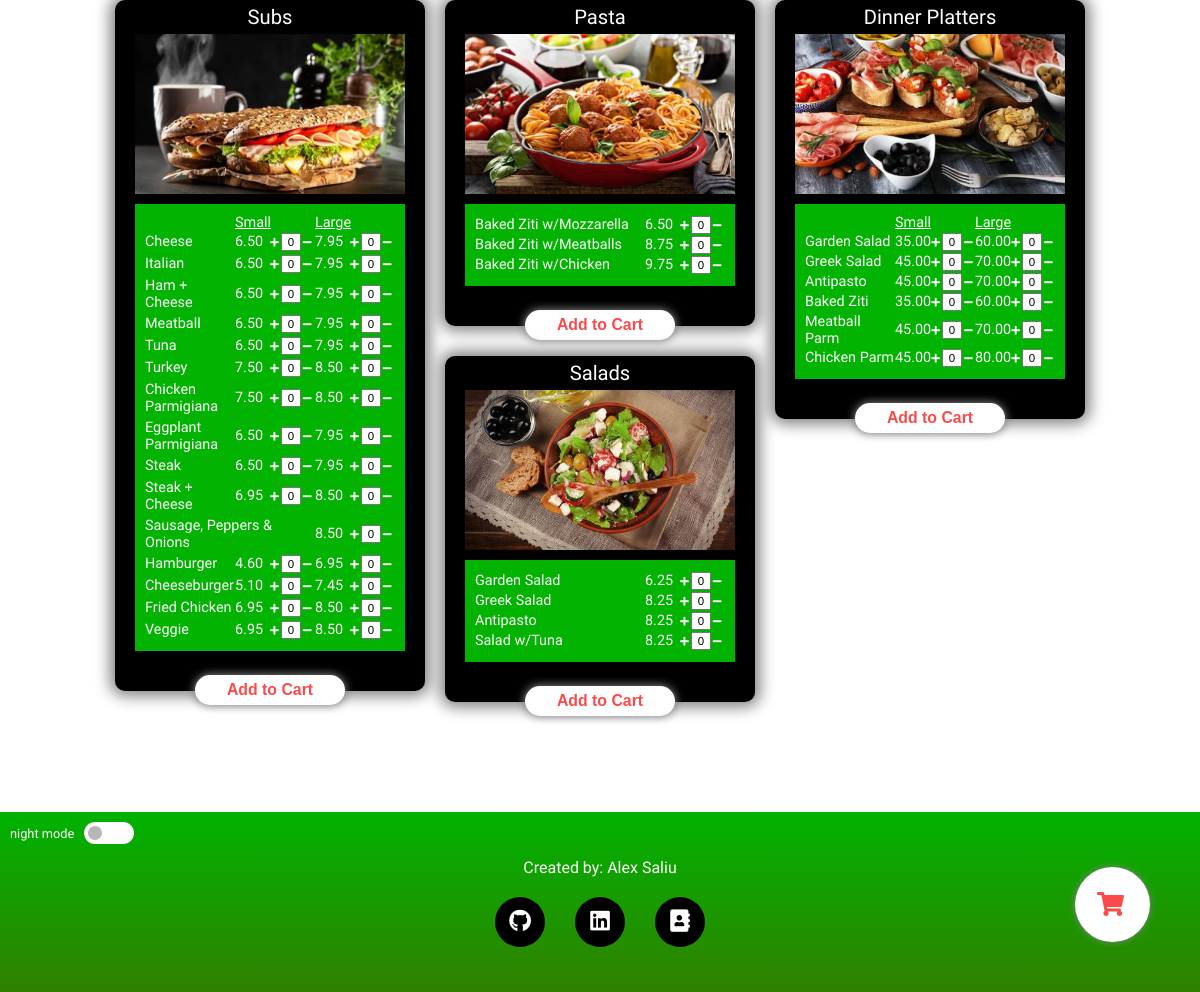
The app's page / (lower part), older data.
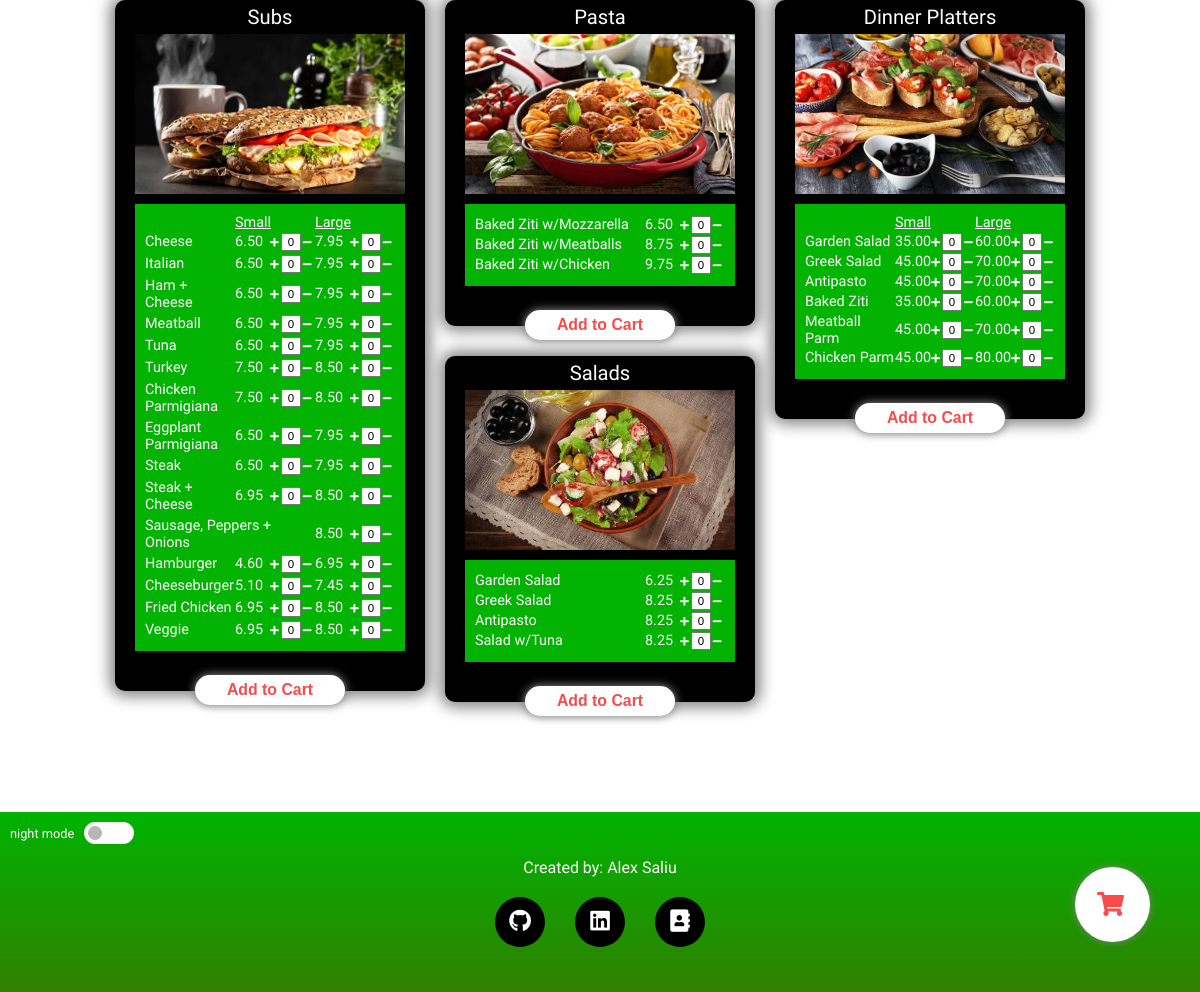
The same page, newer data.
### menu/models.py (models this page shows, shortened)
class Category(models.Model):
    name = models.CharField(max_length=64)
    submenu = models.ForeignKey(Submenu, blank=True, null=True, on_delete=models.CASCADE, related_name="categories")
    sizes = models.BooleanField(default=False)
    def __str__(self):
        return f"{self.name}"

class Item(models.Model):
    name = models.CharField(max_length=64)
    category = models.ForeignKey(Category, blank=True, on_delete=models.CASCADE, related_name="items")
    stdPrice = models.DecimalField(decimal_places=2, max_digits=5, blank=True, null=True)
    smallPrice = models.DecimalField(decimal_places=2, max_digits=5, blank=True, null=True)
    largePrice = models.DecimalField(decimal_places=2, max_digits=5, blank=True, null=True)

### menu/views.py (the view)
# urls.py: path('', views.index),
def index(request):
    context = {
        "submenus": Submenu.objects.all(),
        "categories": Category.objects.all(),
        "items": Item.objects.all(),
        "toppings": Topping.objects.all(),
    }
    return render(request, "menu/index.html", context)

### menu/templates/menu/index.html (shortened to what this page needs)
{% extends "menu/base.html" %}
{% block body %}
  {% include "menu/menu.html" %}
  {% include "menu/cart.html" %}
  {% include "menu/footer.html" %}
{% endblock %}

### menu/templates/menu/base.html (shortened to what this page needs)
{% load static %}
<!DOCTYPE html>
<html lang="en" dir="ltr">
  <head>
    <link rel="stylesheet" type="text/css" href="{% static 'css/style.css' %}">
    <link rel="stylesheet" href="https://cdnjs.cloudflare.com/ajax/libs/font-awesome/5.8.2/css/all.css" />
  </head>
  <body>
    {% block body %}
    {% endblock %}
  </body>
</html>

### menu/templates/menu/menu.html (shortened to what this page needs)
<div class="menu_container">
  {% for submenu in submenus %}
    <div class="submenu_container">
      {% for category in submenu.categories.all %}
        {% if category|stringformat:"s" == "Pasta" %}
          <div class="group_container">
        {% endif %}
          <div class="category_container">
            <div class="category_box">
              <div class="category_title">
                {{ category }}
              </div>
              <div class="category_photo {{category|lower}} photo"></div>
              <div class="item_container">
                {% if category.sizes %}
                <div class="sizes">
                  <div class="size_container">
                    <div class="size_small">Small</div>
                    <div class="size_large">Large</div>
                  </div>
                </div>
                {% endif %}
              {% for item in items %}
                {% if item.category == category %}
                  <div class="item_box">
                    <div class="item">
                      <div class="item_name">{{ item.name }}</div>
                      <div class="price_container">
                        {% if category.sizes %}
                          {% if item.smallPrice != None %}
                            <div class="Sml price">
                              <div class="price_box">
                                {{ item.smallPrice }}
                              </div>
                              <div class="quantity_container">
                                <div class="plus">
                                  <i class="fas fa-plus"></i>
                                </div>
                                <input type="text" name="" value=0 readonly>
                                <div class="minus">
                                  <i class="fas fa-minus"></i>
                                </div>
                              </div>
                            </div>
                          {% endif %}
                          {% if item.largePrice != None %}
                            <div class="Lg price">
                              <div class="price_box">
                                {{ item.largePrice }}
                              </div>
                              <div class="quantity_container">
                                <div class="plus">
                                  <i class="fas fa-plus"></i>
                                </div>
                                <input type="text" name="" value=0 readonly>
                                <div class="minus">
                                  <i class="fas fa-minus"></i>
                                </div>
                              </div>
                            </div>
                          {% endif %}
                        {% else %}
                          <div class="Std price">
                            <div class="price_box">
                              {{ item.stdPrice|default_if_none:"" }}
                            </div>
                            <div class="quantity_container">
                              <div class="plus">
                                <i class="fas fa-plus"></i>
                              </div>
                              <input type="text" name="" value=0 readonly>
                              <div class="minus">
                                <i class="fas fa-minus"></i>
                              </div>
                            </div>
                          </div>
                        {% endif %}
                      </div>
                    </div>
                  </div>
                {% endif %}
              {% endfor %}
              </div>
            </div>
            <div class="category_button">
              <input onclick="addToCart(this)" type="button" name="" value="Add to Cart"></input>
            </div>
          </div>
        {% if category|stringformat:"s" == "Salads" %}
          </div>
        {% endif %}
      {% endfor %}
    </div>
  {% endfor %}
</div>

### menu/templates/menu/cart.html (shortened to what this page needs)
<div class="cart_container">
  <div class="cart_button">
    <div class="cart_icon">
      <i class="fas fa-shopping-cart"></i>
    </div>
  </div>
</div>

### menu/templates/menu/footer.html (shortened to what this page needs)
<div class="footer">
  <div class="night_mode">
    <div class="night_mode_text">
      night mode
    </div>
    <label class="switch">
      <span class="slider round"></span>
    </label>
  </div>
  <div class="footer_content">
    <div class="signature">
      Created by: Alex Saliu
    </div>
    <div class="icons">
      <a href="https://github.com/BaysheffDev">
        <div class="icon_container">
          <i class="fab fa-github"></i>
        </div>
      </a>
      <a href="https://www.linkedin.com/in/alex-saliu-216934101/">
        <div class="icon_container">
          <i class="fab fa-linkedin"></i>
        </div>
      </a>
      <a href="#">
        <div class="icon_container">
          <i class="fas fa-address-book"></i>
        </div>
      </a>
    </div>
  </div>
</div>

### menu/static/css/style.css (style rules this page uses)
body, html { padding: 0; margin: 0; font-family: 'Fresca', cursive; overflow-x: hidden; }
button, a, input[type=button], .cart_button, .cart_item_remove { cursor: pointer; }
.menu_container { display: flex; flex-wrap: wrap; width: calc(100% - 20px); padding: 10px; margin-bottom: 50px; }
.submenu_container { width: 100%; display: flex; flex-wrap: wrap; font-size: 0.9em; margin: 0 0 20px; justify-content: center; }
.category_container { margin: 10px 10px 30px 10px; width: 310px; border-radius: 10px; box-shadow: 0px 0px 15px 5px grey; background: black; color: #fff; height: fit-content; transition-property: all; transition-duration: .5s; position: relative; }
.category_box { overflow: hidden; padding: 5px 20px 0px 20px; position: relative; }
.category_title { font-size: 1.4em; text-align: center; margin-bottom: 5px; }
.category_button { text-align: center; }
.category_button input { transform: translateY(14px); padding: 5px 10px; background: #fff; border: none; box-shadow: 0px 0px 8px 1px grey; border-radius: 20px; font-weight: bold; font-size: 1.1em; color: #fb4a4a; height: 30px; width: 150px; transition-property: all; transition-duration: 2s; }
.item_container { background: #02b301; margin: 10px 0px; padding: 10px; }
.sizes { display: flex; justify-content: flex-end; }
.size_small, .size_large { text-decoration: underline; }
.size_small, .size_large { width: 80px; }
.size_container, .price_container { display: flex; align-items: center; }
.item { display: flex; justify-content: space-between; margin: 2px 0px; position: relative; }
.Sml, .Lg, .Std { display: flex; justify-content: space-between; width: 80px; }
.quantity_container { width: 40px; display: flex; align-items: center; margin-right: 5px; }
.quantity_container input { width: 12px; font-size: 0.8em; margin: 0px 2px; text-align: center; }
.plus, .minus { font-size: 0.7em; }
.cart_container { position: relative; z-index: 10; }
.cart_button { background: #ffffff; width: 75px; height: 75px; border-radius: 100%; display: flex; justify-content: center; align-items: center; position: fixed; right: 50px; bottom: 50px; box-shadow: 0px 0px 7px 0px grey; color: #fff; z-index: 1; transition: all .2s ease-in-out; }
.cart_icon { position: absolute; font-size: 1.5em; transform: translate(-2px); color: #fb4a4a; }
.footer { position: relative; display: flex; background: linear-gradient(#00b300, #308000); height: 180px; justify-content: center; align-items: center; color: #fff; }
.night_mode { position: absolute; left: 10px; top: 10px; font-size: 0.8em; display: flex; align-items: center; justify-content: center; }
.night_mode_text { margin-right: 10px; }
.signature { text-align: center; margin-bottom: 20px; }
.icons { display: flex; font-size: 1.4em; }
.icons a { text-decoration: none; }
.icon_container { margin: 0 15px; background: black; padding: 10px; width: 30px; height: 30px; border-radius: 100%; display: flex; justify-content: center; align-items: center; color: #fff; }
.photo { background-size: cover; background-repeat: no-repeat; background-position: center; height: 160px; }
.subs { background-image: url("/static/assets/subs.png"); }
.pasta { background-image: url("/static/assets/pasta.png"); }
.salads { background-image: url("/static/assets/salads.png"); }
.dinner { background-image: url("/static/assets/dinner platters.png"); }
.switch { position: relative; display: inline-block; width: 50px; height: 22px; }
.slider { position: absolute; cursor: pointer; top: 0; left: 0; right: 0; bottom: 0; background-color: #ffffff; -webkit-transition: .4s; transition: .4s; }
.slider:before { position: absolute; content: ""; height: 14px; width: 14px; left: 4px; bottom: 4px; background-color: #b7b7b7; -webkit-transition: .4s; transition: .4s; }
.slider.round { border-radius: 34px; }
.slider.round:before { border-radius: 50%; }

Row changes from the older to the newer data that the page shows:
changed Item: name "Sausage, Peppers & Onions" → "Sausage, Peppers + Onions"
